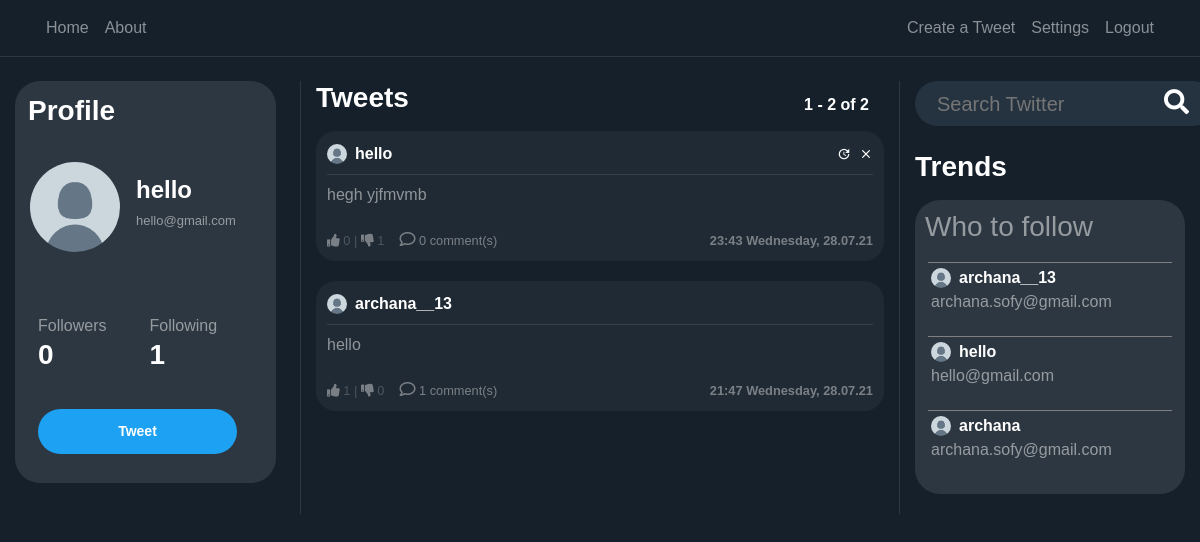
Screenshot of / (signed in) with the database file from the repository.
### users/models.py (models this page shows, shortened)
class Profile(models.Model):
    user = models.OneToOneField(User, on_delete=models.CASCADE)
    image = models.ImageField(default='default.png', upload_to='profile_pics')
    @property
    def followers(self):
        return Follow.objects.filter(follow_user=self.user).count()
    @property
    def following(self):
        return Follow.objects.filter(user=self.user).count()

### blog/models.py (models this page shows, shortened)
class Post(models.Model):
    content = models.TextField(max_length=1000)
    date_posted = models.DateTimeField(default=timezone.now)
    author = models.ForeignKey(User, on_delete=models.CASCADE)
    likes= models.IntegerField(default=0)
    dislikes= models.IntegerField(default=0)
    @property
    def number_of_comments(self):
        return Comment.objects.filter(post_connected=self).count()

### blog/views.py (the view)
# urls.py: path('', PostListView.as_view(), name='blog-home'),
class PostListView(LoginRequiredMixin, ListView):
    model = Post
    template_name = 'blog/home.html'
    context_object_name = 'posts'
    ordering = ['-date_posted']
    paginate_by = PAGINATION_COUNT
    def get_context_data(self, **kwargs):
        data = super().get_context_data(**kwargs)
        all_users = []
        data_counter = Post.objects.values('author')\
            .annotate(author_count=Count('author'))\
            .order_by('-author_count')[:6]
        print(data_counter)
        for aux in data_counter:
            all_users.append(User.objects.filter(pk=aux['author']).first())
        data['preference'] = Preference.objects.all()
        data['all_users'] = all_users
        return data
    def get_queryset(self):
        user = self.request.user
        qs = Follow.objects.filter(user=user)
        follows = [user]
        for obj in qs:
            follows.append(obj.follow_user)
        return Post.objects.filter(author__in=follows).order_by('-date_posted')

### blog/templates/blog/home.html (shortened to what this page needs)
{% extends "blog/base.html" %}
{% load static %}
{% block content %}
    <div class="row">
        <div class="col-12 col-md-3 pr-4 dont-move">
            <div class="profile-section">
            <h3 class="white-important p-2">
                Profile
            </h3>
            <article class="media content-section" style="height: 140px; width: 100%">
                {%  if user_profile != None %}
                    <div class="mt-2 d-flex full-width align-items-center">
                        <img
                           class="rounded-circle mr-3 img-fluid"
                           style="width: 90px; height: 90px;"
                           src="{{ user_profile.profile.image.url }}">
                        <div>
                            <h4 style="text-align: left"
                                    class="white-important">
                                {{ user_profile.username }}
                            </h4>
                            <h6 style="text-align: left"
                                    class="email-profile">
                                {{ user.email }}
                            </h6>
                        </div>
                    </div>
                {%  else %}
                    <div class="mt-2 d-flex full-width align-items-center">
                        <img
                           class="rounded-circle mr-3"
                           style="width: 90px; height: 90px;"
                           src="{{ user.profile.image.url }}">
                        <div>
                            <h4 style="text-align: left"
                                    class="white-important">
                                {{ user.username }}
                            </h4>
                            <h6 style="text-align: left"
                                    class="email-profile">
                                {{ user.email }}
                            </h6>
                        </div>
                    </div>
                {%  endif %}
            </article>
            <article class="media content-section">
                <div class="row full-width pl-2">
                    <div class="col-6">
                            Followers
                    </div>
                    <div class="col-6">
                            Following
                    </div>
                    {%  if user_profile != None %}
                        <div class="col-6">
                            <h3 class="white-important follow-click">
                                <a href="{% url 'user-followers' user_profile.username %}">
                                    {{ user_profile.profile.followers }}
                                </a>
                            </h3>
                        </div>
                         <div class="col-6">
                            <a href="{% url 'user-follows' user_profile.username %}">
                                <h3 class="white-important follow-click">
                                    {{ user_profile.profile.following }}
                                </h3>
                            </a>
                        </div>
                    {% else %}
                        <div class="col-6">
                            <a href="{% url 'user-followers' user.username %}">
                                <h3 class="white-important follow-click">
                                    {{ user.profile.followers }}
                                </h3>
                            </a>
                        </div>
                        <a href="{% url 'user-follows' user.username %}">
                            <div class="col-6">
                                <h3 class="white-important follow-click">
                                    {{ user.profile.following }}
                                </h3>
                            </div>
                        </a>
                    {%  endif %}
                </div>
            </article>
            <div class="d-flex">
                {% if user_profile is None %}
                <div style="margin-left: auto; margin-right:auto">
                    <a class="btn btn-sm btn-outline-primary mb-4 mr-3 " href="{% url 'post-create' %}">
                        Tweet
                    </a>
                </div>
                {% endif %}
            </div>
            </div>
        </div>
        <div class="col-12 col-md-6 scrollable" >
            <div class="full-width row">
                <div class="col-6">
                    <h3 class="white-important mb-3">
                        Tweets
                    </h3>
                </div>
                 <div class="col-6 no-padding">
                    <h6
                            style="position: absolute; bottom: 0; right: 0"
                            class="white-important mb-3">
                        {{ page_obj.start_index }} - {{ page_obj.end_index }} of
                        {{ paginator.count }}
                    </h6>
                </div>
            </div>
            {% for post in posts %}
                <article class="media content-section hovered-tweet">
                <div style="width: 100%; word-break: break-all;">
                    <div class="pb-2 row m-0" style="width: 100%; margin-right: 0 !important;">
                       <div
                               style="padding-left: 0px !important;"
                               class="col-8 no-padding d-flex align-items-center">
                           <img
                               class="rounded-circle mr-2"
                               style="width: 20px; height: 20px;"
                               src="{{ post.author.profile.image.url }}">
                           <a class="mr-2 white-important" href="{% url 'user-posts' post.author %}">
                               {{ post.author }}
                           </a>
                       </div>
                       <div class="col-4 d-flex flex-row-reverse no-padding align-items-center"
                            style="padding-right: 0 !important;">
                           {% if post.author == user %}
                                <a class="material-icons ml-2"
                                   style="font-size: 14px"
                                        href="{% url 'post-delete' post.id %}">clear</a>
                                <a class="material-icons ml-2"
                                   style="font-size: 14px"
                                        href="{% url 'post-update' post.id %}">update</a>
                            {%  endif %}
                       </div>
                   </div>
                    <div
                            class="mb-2"
                            style="width: 100%; height: 1px; background-color: rgba(255, 255, 255, 0.1)"></div>
                    <a
                            style="color: rgba(255, 255, 255, 0.5) !important;"
                            href="{% url 'post-detail' post.id %}">
                        <p class="mb-4">
                            {{ post.content }}
                        </p>
                    </a>
                        <div class="row">
                            <div class="col-6" style="display: flex;">
                                <small style="opacity: 0.4;">
                                    <a href="#" onClick="document.getElementById('likebutton').submit()"><i class="fas fa-thumbs-up"></i></a> {{post.likes}}   |   <a href="#" onClick="document.getElementById('dislikebutton').submit()"><i class="fas fa-thumbs-down"></i></a> {{post.dislikes}}
                                </small>
                                <small style="opacity: 0.4; margin-left:15px;">
                                    <a href="/post/{{post.id}}/">
                                        <i style=" font-size: 16px;" class="far fa-comment"></i> {{ post.number_of_comments }} comment(s)
                                    </a>
                                </small>
                            </div>
                            <div class="col-6">
                                <small
                                        style="opacity: 0.4;"
                                    class="white-important d-flex full-width flex-row-reverse">
                                    {{ post.date_posted | date:"H:i l, d.m.y" }}
                                </small>
                            </div>
                        </div>
                </div>
                </article>
            {% endfor %}
        </div>
        <div class="col-12 col-md-3 dont-move">
            <form action="{% url 'search' %}" method="post">{% csrf_token %}
                <div class="search-container">
                    <div class="search">
                    <input required name="search" type="text" id="zip-code-input" placeholder="Search Twitter">
                    <button type="submit" style="border:0; background: transparent;"><i class="fa fa-search"></i> </button> </a>
                </form>
              </div>
            </div>
            <h3 class="white-important mb-3 mt-4"> Trends </h3>
                {%  if user_profile is None %}
                <article class="t-section media content-section">
                    <div class="row ">
                        <div class="col-12">
                            <h3>Who to follow</h3>
                        </div>
                        <ul class="col-12 mt-2">
                            {% for user in all_users %}
                                <li>
                                    <div class="who-to-follow">
                                        <div
                                               style="padding-left: 0px !important;"
                                               class="col-8 no-padding d-flex align-items-center">
                                           <img
                                               class="rounded-circle mr-2"
                                               style="width: 20px; height: 20px;"
                                               src="{{ user.profile.image.url }}">
                                           <a class="mr-2 white-important" href="{% url 'user-posts' user.username %}">
                                               {{ user.username }}
                                           </a>
                                       </div>
                                        <p>{{ user.email }}</p>
                                    </div>
                                </li>
                            {% endfor %}
                        </ul>
                    </div>
                </article>
                {% endif %}
        </div>
    </div>
{% endblock content %}

### blog/templates/blog/base.html (shortened to what this page needs)
{% load static %}
<!doctype html>
<html lang="en">
    <head>
        <link rel="stylesheet" href="https://stackpath.bootstrapcdn.com/bootstrap/4.1.3/css/bootstrap.min.css">
        <link rel="stylesheet" type="text/css" href="{% static 'blog/main.css' %}">
        <link rel="stylesheet" type="text/css" href="{% static 'blog/style.css' %}">
        <link rel="stylesheet" href="https://cdnjs.cloudflare.com/ajax/libs/font-awesome/4.7.0/css/font-awesome.min.css">
        <link rel="stylesheet" href="https://cdnjs.cloudflare.com/ajax/libs/font-awesome/4.7.0/css/font-awesome.min.css">
        <link rel="stylesheet" href="https://pro.fontawesome.com/releases/v5.11.2/css/all.css">
    </head>
  <body>
      <header class="site-header">
      <nav
              style="border-bottom: 1px solid rgba(255, 255, 255, 0.1)"
              class="navbar navbar-expand navbar-dark bg-steel">
        <div class="container">
          <div class="collapse navbar-collapse" id="navbarToggle">
            <div class="navbar-nav mr-auto pl-2">
              <a class="nav-item nav-link" href="{% url 'blog-home' %}">Home</a>
              <a class="nav-item nav-link" href="{% url 'blog-about' %}">About</a>
            </div>
                        <div class="navbar-nav pr-2">
                {% if user.is_authenticated %}
                    <a class="nav-item nav-link" href="{% url 'post-create' %}">Create a Tweet</a>
                    <a class="nav-item nav-link" href="{% url 'profile' %}">Settings</a>
                    <a class="nav-item nav-link" href="{% url 'logout' %}">Logout</a>
                {% else %}
                    <a class="nav-item nav-link" href="{% url 'login' %}">Login</a>
                    <a class="nav-item nav-link" href="{% url 'register-users' %}">Register</a>
                {% endif %}
            </div>
          </div>
        </div>
      </nav>
    </header>
    <main role="main" class="container-fluid">
      <br>
      <div class="row">
        <div class="col-md-12">
          {% block content %}{% endblock %}
    </main>
  </body>
</html>

### rows the page displays
Post: author.profile.image (placeholder picture), author "hello", content "hegh yjfmvmb", likes "0", dislikes "1", number_of_comments "0", date_posted "23:43 Wednesday, 28.07.21"
Post: author.profile.image (placeholder picture), author "archana__13", content "hello", likes "1", dislikes "0", number_of_comments "1", date_posted "21:47 Wednesday, 28.07.21"

### other values shown
{{ user.username }} "hello"
{{ user.email }} "hello@gmail.com"
{{ user.profile.followers }} "0"
{{ user.profile.following }} "1"
{{ page_obj.start_index }} "1"
{{ page_obj.end_index }} "2"
{{ paginator.count }} "2"
{{ user.username }} "archana__13"
{{ user.email }} "archana.sofy@gmail.com"
{{ user.username }} "archana"
